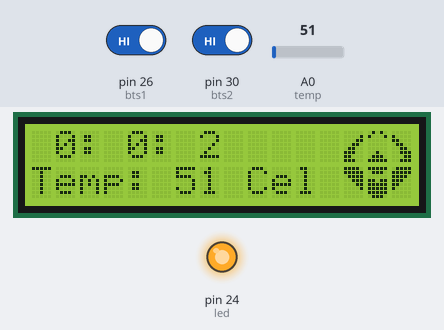
A sketch run on a simulated Arduino Mega 2560, built with avr-gcc and run on an emulated ATmega2560. On the bench: 16×2 character LCD, output pins drawn as LEDs (lit = HIGH). The test bench sets the inputs (shaded band); at power-on: A0 (temp) = 51, pin 26 (bts1) HIGH, pin 30 (bts2) HIGH. Pins used as bus, display or sensor lines are not drawn; what the sketch prints to the serial monitor is not drawn.

Above: at 2.7 s.
2.8 s: A0 (temp) set to 61
At 3.9 s:
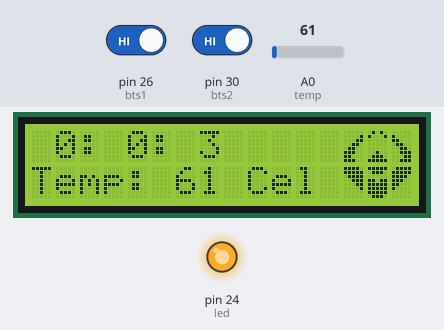
5.0 s: A0 (temp) set to 71
At 7.3 s:
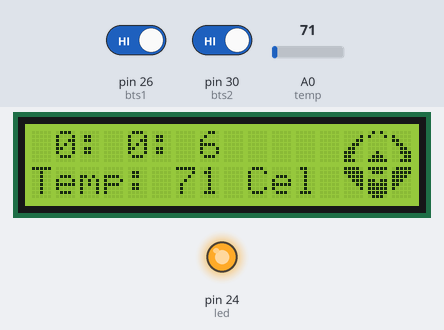
8.0 s: A0 (temp) set to 86
At 10.2 s:
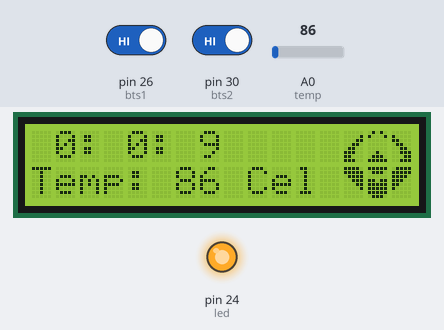
11.0 s: pin 26 (bts1) driven LOW and pin 30 (bts2) driven LOW
At 11.9 s:
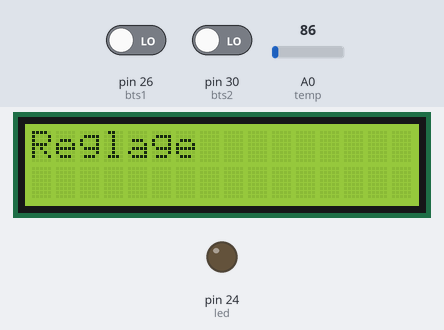
13.6 s: pin 26 (bts1) driven HIGH
At 14.6 s:
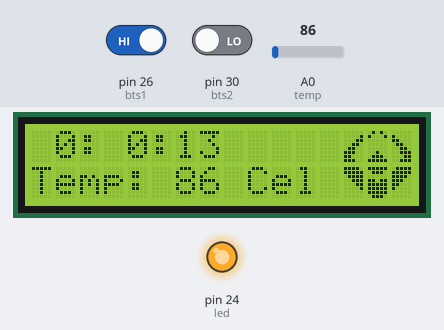
15.7 s: pin 26 (bts1) driven LOW
At 16.1 s:
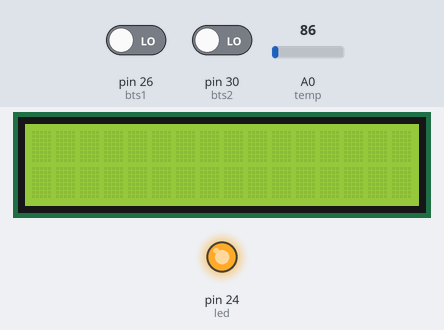
Timing chart, 0 to 18.7 s (numbered marks = the images above; inputs shaded):
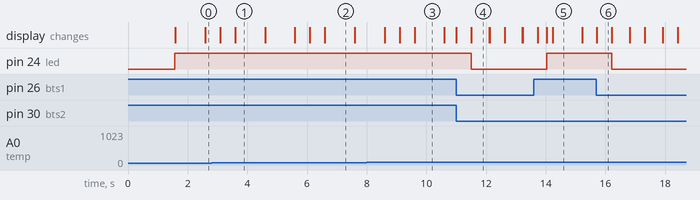

The sketch:

Horlog_IT.ino
```cpp
int secondes;
int minutes;
int heures;
//declaration des broche pour les boutons
const int bts1 = 26;
const int bts2 = 30;

//declaration des broche pour les capteur de temperature et de lumiére
const int temp = A0;
const int lum = A1;

//declaration de la broche LED
const int led = 24;

boolean memSelect;
long tps;
long tpsAffTemp;
int Select;
byte Menu;
void setup()
{
  memSelect = 0;
  tps = millis();
  tpsAffTemp = millis();
  Select = 0;
  Menu = 0;
  //on commence par crée une liaison serie pour le debug, et de future application
  Serial.begin(9600);

  //Initialisation du LOGO
  IniLogo();

  //Initialisation du Temps
  Initemps();


  // Initialisation de l'ecran LCD
  IniLCD();

  //Initialisation des capteur et des boutons
  IniCaptBts();


  //initialisation des sortie
  pinMode(led, OUTPUT);

  //test led
  digitalWrite(led, LOW);
  delay(500);
  digitalWrite(led, HIGH);

   // on enleve se qui etait afficher
   affClear();
}

void loop()
{
  LogoPH();  //affichage du Logo Phenix IT
  genTemps(); //fonction generant le temps de l'Horloge
  detectBts();  // Dectection des bouton de reglage

 // selection des menu d'affichage normal/reglage
  if(memSelect == 1)
  {
    affReglage();
    digitalWrite(led, LOW);
    Bts();
      if(Menu == 1)
      { affRegleHeur();
        Select = heures;
        if(Select >=24)
            { Select =0; }
          }

      if(Menu == 2)
      { affRegleMin();
        Select = minutes;
         if(Select >= 60)
            {  Select = 0;}
          }

      if(Menu == 3)
      {
        memSelect =! memSelect;
        affClear();
      }


  }
  else
  {
    affTemp();
    affTemps();
    digitalWrite(led, HIGH);
  }


}
```

affichage.ino
```cpp
// inclusion de la librairie Liquid Crystal pour le controle LCD
#include <LiquidCrystal.h>

// declaration des Broches de l'ecran LCD
LiquidCrystal LCD(11,10,5,4,3,2);
const int AlimSupLCD = 22;


//////////////////////////////////////////////////////
//  Initialisation de l'ecran LCD

void IniLCD()
{
   //Initialisation de l'ecran LCD
  pinMode(AlimSupLCD, OUTPUT); // initalisation, de la broche d'alim sup
  digitalWrite(AlimSupLCD, HIGH); //on allume l'ecran
  LCD.begin(16,2); // initialisation de la taille de l'ecran, en bloc de 8 trame de 5bits
  LCD.home();  //on met le curseur en haut à gauche
  LCD.print("Initialisation");  // on affiche a l'ecran "initialisation en cours" sur 2 line
  LCD.setCursor(0,1);
  LCD.print("En Cours");

}
///////////////////////////////////////
//  fonction Clear de l'ecran

void affClear()
{
    // on enleve se qui etait afficher
   LCD.clear();
}

////////////////////////////////////////
// affichage reglage

void affReglage()
{

  LCD.home();
  LCD.print("Reglage");
  LCD.setCursor(0,1);
}
//////////////////////////////////////
// Affichage de l'horloge

void affTemps()
{
  char message[16] = "";
   LCD.home();
   sprintf(message,"%2d:%2d:%2d", heures,minutes,secondes);
   LCD.write(message);
}

///////////////////////////////////////////////////
//    Creation du Logo Phenix it

void IniLogo()
{
  byte IA[8] = {
    B00000,
    B00001,
    B00011,
    B00110,
    B01100,
    B11100,
    B11000,
    B11100,  };

  byte IB[8] = {
    B01010,
    B10001,
    B00000,
    B00000,
    B00000,
    B00100,
    B01110,
    B11111,  };

    byte IC[8] = {
      B00000,
      B10000,
      B11000,
      B01100,
      B00110,
      B00111,
      B00011,
      B00111,  };

    byte IIA[8] = {
      B11110,
      B11111,
      B01111,
      B00111,
      B00011,
      B00001,
      B00000,
      B00000,  };

    byte IIB[8] = {
      B11111,
      B01110,
      B00000,
      B11011,
      B11111,
      B11111,
      B11111,
      B01110,  };

  byte IIC[8] = {
      B01111,
      B11111,
      B11110,
      B11100,
      B11000,
      B10000,
      B00000,
      B00000,  };

// creation de charactere sur l'ecran LCD
  LCD.createChar(0, IA);
  LCD.createChar(1, IB);
  LCD.createChar(2, IC);
  LCD.createChar(3, IIA);
  LCD.createChar(4, IIB);
  LCD.createChar(5, IIC);


}

// Affichage du logo

void LogoPH()
{
 LCD.setCursor(13,0);
 LCD.write((uint8_t) 0);

 LCD.setCursor(14,0);
 LCD.write((uint8_t) 1);

 LCD.setCursor(15,0);
 LCD.write((uint8_t) 2);

 LCD.setCursor(13,1);
 LCD.write((uint8_t) 3);

 LCD.setCursor(14,1);
 LCD.write((uint8_t) 4);

 LCD.setCursor(15,1);
 LCD.write((uint8_t) 5);
}

void affRegleHeur()
{
  char message[16] = "";
  heures = Select;
  LCD.setCursor(0,1);
  sprintf(message,"%2d Heures",heures);
  LCD.write(message);
}

void affRegleMin()
{
  char message[16] = "";
  minutes = Select;
  LCD.setCursor(0,1);
  sprintf(message,"%2d Minutes",minutes);
  LCD.write(message);
}

void affTemp()
{
  unsigned char memoireTemp = analogRead(temp);
  char message[16] = "";
  LCD.setCursor(0,1);
  sprintf(message,"Temp: %2d Cel",memoireTemp);
   if(( millis() - tpsAffTemp)  > 1500)
  {
   LCD.write(message);
   tpsAffTemp=millis();
  }
}
```

capteurBoutons.ino
```cpp
//declaration de variable d'etat et de memoire des boutons
boolean memBts1 = LOW;
boolean memBts2 = LOW;
boolean etatBts1;
boolean etatBts2;

//declaration des memoire capteur
int memoireTemp;
float memoireLum;


void IniCaptBts()
{

  //Initialisation etatBouton
  etatBts1 = 1;
  etatBts2 = 1;

  //initialisation des entrers
  pinMode(bts1, INPUT);
  pinMode(bts2, INPUT);
  pinMode(temp, INPUT);
  pinMode(lum, INPUT);

   //Test la reception des valeurs des capteur
  memoireTemp = analogRead(temp);
  memoireLum = analogRead(lum);

  Serial.print(memoireTemp);
  Serial.print(" / ");
  Serial.println(memoireLum);
  delay(1000);
}

int detectBts()
{

  // initialisation des etats des boutons
  etatBts1 = digitalRead(bts1);
  etatBts2 = digitalRead(bts2);

    if((etatBts1 == memBts1) && (etatBts2 == memBts2) && ((millis() - tps) > 500))
    {
      affClear();
      memSelect = 1;
      delay(500);
      Menu++;

    }

  etatBts1 = digitalRead(bts1);
  etatBts2 = digitalRead(bts2);
  return(memSelect);
  return(Menu);

}

int Bts()
{
  etatBts1 = digitalRead(bts1);

  if(etatBts1 == memBts1)
    {

      Select++;
      Serial.print(" / Bts1");
      delay(300);

    }

  etatBts1 = digitalRead(bts1);

  etatBts2 = digitalRead(bts2);

  if(etatBts2 == memBts2)
  {
    Select--;
    if(Select <= 0)
    { Select = 0; }
    Serial.print(" / bts2");
    delay(300);

  }

  etatBts2 = digitalRead(bts2);

  return(Select);

}
```

genTemps.ino
```cpp
long temps;
int Initemps()
{
  secondes = 0;
  minutes = 0;
  heures = 0;

  temps = millis();
}


int genTemps ()
{
  //on commence par gérer le temps qui passe ...
 if(secondes == 60)
  {
   secondes = 0;
   minutes++;
  }
 if(minutes == 60)
  {
   minutes = 0;
   heures++;
  }
 if(heures == 24)
  {
  heures = 0;
  }

  if(( millis() - temps)  > 1000)
  {
   secondes++;
   temps=millis();
  }

 return(secondes);
 return(minutes);
 return(heures);

}
```

Measured:
- after the input at 11.0 s, pin 24 (led): HIGH → LOW after 0.51 s; the display: first changes at once (image 4 shows a later state)
- after the input at 13.6 s, pin 24 (led): LOW → HIGH after 0.44 s; the display: first differs from a run without the input after 0.44 s (image 5 shows a later state)
- after the input at 15.7 s, pin 24 (led): HIGH → LOW after 0.51 s; the display: changes at once (image 6)
- what the display in image 1 shows lasts 1.0 s, from 3.6 s to 4.6 s
- what the display in image 4 shows lasts 0.6 s, from 11.5 s to 12.1 s
- what the display in image 6 shows lasts 0.5 s, from 15.7 s to 16.2 s
